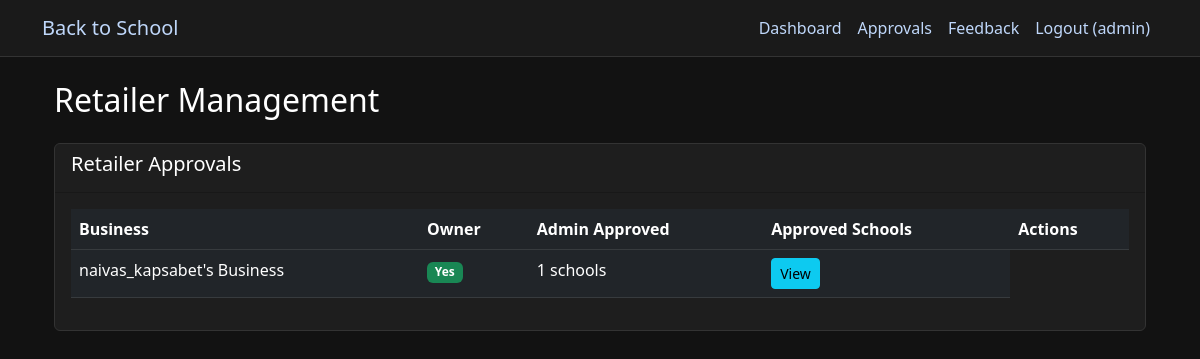
Screenshot of /admin/retailers (signed in) with the database file from the repository.
### app.py (models this page shows, shortened)
class User(db.Model):
    id = db.Column(db.Integer, primary_key=True)
    username = db.Column(db.String(80), unique=True, nullable=False)
    email = db.Column(db.String(120), unique=True, nullable=False)
    password_hash = db.Column(db.String(128))
    role = db.Column(db.String(20))  # app_admin, parent, student, school_admin, retailer, donor
    is_approved = db.Column(db.Boolean, default=False)
    created_at = db.Column(db.DateTime, default=datetime.utcnow)
    reset_token = db.Column(db.String(100), unique=True)
    reset_token_expiration = db.Column(db.DateTime)
    school_id = db.Column(db.Integer, db.ForeignKey('school.id'))
    school = db.relationship('School', backref='users')
    children = db.relationship(
        'User',
        secondary=parent_student_association,
        primaryjoin=(parent_student_association.c.parent_id == id),
        secondaryjoin=(parent_student_association.c.student_id == id),
        backref=db.backref('parents'),
        lazy='dynamic'
    )

class Retailer(db.Model):
    id = db.Column(db.Integer, primary_key=True)
    user_id = db.Column(db.Integer, db.ForeignKey('user.id'), nullable=False)
    business_name = db.Column(db.String(100), nullable=False)
    business_address = db.Column(db.String(200))
    is_approved_by_admin = db.Column(db.Boolean, default=False)
    is_approved_by_school = db.Column(db.Boolean, default=False)
    approved_schools = db.relationship('School', secondary='retailer_school', backref='approved_retailers')

### app.py (the view)
@app.route('/admin/retailers')
@role_required(['app_admin'])
def admin_retailers():
    retailers = Retailer.query.order_by(Retailer.is_approved_by_admin).all()
    return render_template('admin/retailers.html', retailers=retailers)

### app.py (called while the page is built)
def role_required(roles):
    def decorator(f):
        @wraps(f)
        def decorated_function(*args, **kwargs):
            if 'user_id' not in session:
                flash('Please log in to access this page', 'error')
                return redirect(url_for('login'))
            if session['role'] not in roles:
                flash('You do not have permission to access this page', 'error')
                return redirect(url_for('dashboard'))
            return f(*args, **kwargs)
        return decorated_function
    return decorator

@app.before_request
def load_logged_in_user():
    user_id = session.get('user_id')
    if user_id is None:
        g.user = None
    else:
        g.user = db.session.get(User, user_id)

@app.context_processor
def inject_user():
    return dict(current_user=g.user)

@app.context_processor
def inject_cart_item_count():
    if 'user_id' not in session or session.get('role') not in ['parent', 'student']:
        return {'cart_item_count': 0}
    cart = Cart.query.filter_by(user_id=session['user_id']).first()
    if not cart:
        return {'cart_item_count': 0}
    count = db.session.query(db.func.sum(CartItem.quantity)).filter_by(cart_id=cart.id).scalar() or 0
    return {'cart_item_count': count}

### templates/admin/retailers.html (shortened to what this page needs)
{% extends "base.html" %}
{% block content %}
<div class="container">
    <h2 class="mb-4">Retailer Management</h2>
    <div class="card">
        <div class="card-header">
            <h5>Retailer Approvals</h5>
        </div>
        <div class="card-body">
            <div class="table-responsive">
                <table class="table table-dark">
                    <thead>
                        <tr>
                            <th>Business</th>
                            <th>Owner</th>
                            <th>Admin Approved</th>
                            <th>Approved Schools</th>
                            <th>Actions</th>
                        </tr>
                    </thead>
                    <tbody>
                        {% for retailer in retailers %}
                        <tr>
                            <td>{{ retailer.business_name }}</td>
                            <td>
                                <span class="badge bg-{{ 'success' if retailer.is_approved_by_admin else 'warning' }}">
                                    {{ 'Yes' if retailer.is_approved_by_admin else 'No' }}
                                </span>
                            </td>
                            <td>{{ retailer.approved_schools|length }} schools</td>
                            <td>
                                <button type="button" class="btn btn-sm btn-info" data-bs-toggle="modal" data-bs-target="#schoolsModal{{ retailer.id }}">
                                    View
                                </button>
                            </td>
                        </tr>
                        {% endfor %}
                    </tbody>
                </table>
            </div>
        </div>
    </div>
</div>
{% endblock %}

### templates/base.html (shortened to what this page needs)
<!DOCTYPE html>
<html lang="en">
<head>
    <link href="https://cdn.jsdelivr.net/npm/bootstrap@5.3.0/dist/css/bootstrap.min.css" rel="stylesheet">
</head>
<body>
<nav class="navbar navbar-expand-lg navbar-dark">
    <div class="container">
        <a class="navbar-brand" href="{{ url_for('home') }}">Back to School</a>
        <div class="collapse navbar-collapse" id="navbarNav">
            <ul class="navbar-nav ms-auto">
                {% if 'user_id' in session %}
                    <li class="nav-item">
                        <a class="nav-link" href="{{ url_for('dashboard') }}">Dashboard</a>
                    </li>
                    {% if session['role'] == 'app_admin' %}
                        <li class="nav-item">
                            <a class="nav-link" href="{{ url_for('approvals') }}">Approvals</a>
                        </li>
                        <li class="nav-item"><a class="nav-link" href="{{ url_for('admin_complaints') }}">Feedback</a></li>
                    {% endif %}
                    <li class="nav-item">
                        {% if current_user %}
                        <a class="nav-link" href="{{ url_for('logout') }}">Logout ({{ current_user.username }})</a>
                        {% else %}
                        <a class="nav-link" href="{{ url_for('logout') }}">Logout</a>
                        {% endif %}
                    </li>
                {% endif %}
            </ul>
        </div>
    </div>
</nav>
    <div class="container mt-4">
        {% block content %}{% endblock %}
    </div>
</body>
</html>

### templates/base.html (style rules this page uses)
body { background-color: #121212; color: #ffffff; }
h1, h2, h3, h4, h5, h6, span, p { color: #ffffff !important; }
a { color:rgb(191, 215, 250) !important; }
.navbar { background-color: #1a1a1a !important; border-bottom: 1px solid #333; }
.card { background-color: #1e1e1e; border: 1px solid #333; }
.table { color: #ffffff; }
.table-dark { background-color: #1e1e1e; }

### rows the page displays
User: username "admin"
Retailer: business_name "naivas_kapsabet's Business", is_approved_by_admin "Yes", approved_schools|length "1"
